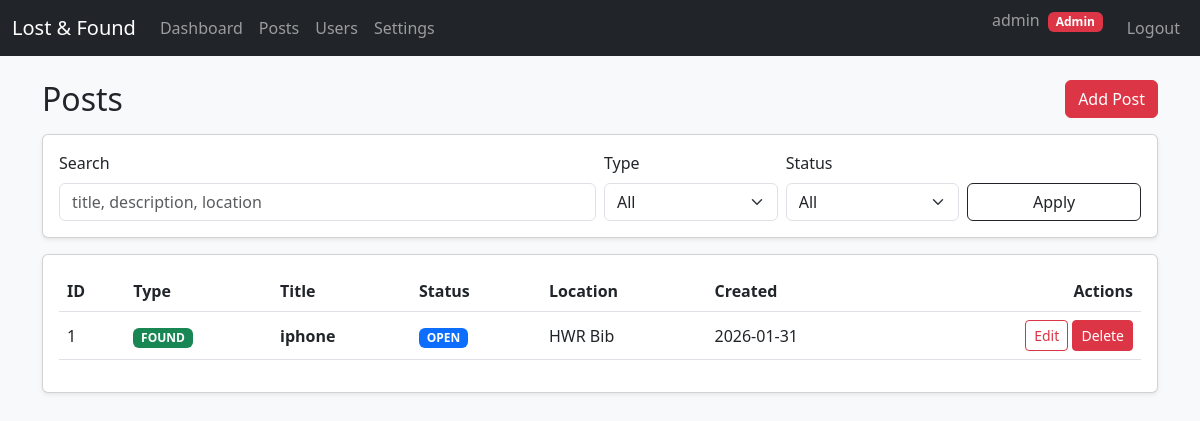
The app's page /admin/posts (signed in) with its own data.
### db.py (models this page shows)
class ItemPost(db.Model):
    __tablename__ = "item_posts"
    id = db.Column(db.Integer, primary_key=True)
    post_type = db.Column(db.String(10), nullable=False)
    title = db.Column(db.String(200), nullable=False)
    description = db.Column(db.Text, nullable=False)
    location = db.Column(db.String(200))
    status = db.Column(db.String(20), default="open")
    created_by = db.Column(db.Integer, db.ForeignKey("users.id"), nullable=False)
    created_at = db.Column(db.DateTime, default=datetime.utcnow)
    creator = db.relationship("User", backref="posts")

### app.py (the view, shortened to what this page needs)
@app.route("/admin/posts")
@admin_required
def admin_posts():
    q = (request.args.get("q") or "").strip()
    post_type = (request.args.get("type") or "").strip().lower()
    status = (request.args.get("status") or "").strip().lower()
    query = ItemPost.query
    if post_type in ("lost", "found"):
        query = query.filter_by(post_type=post_type)
    if status in ("open", "claimed", "closed"):
        query = query.filter_by(status=status)
    posts = query.order_by(ItemPost.created_at.desc()).all()
    return render_template("admin/posts.html", posts=posts, q=q, filter_type=post_type, filter_status=status)

### app.py (called while the page is built)
def admin_required(f):
    from functools import wraps
    @wraps(f)
    def wrapper(*args, **kwargs):
        if "user_id" not in session or not session.get("is_admin"):
            return redirect(url_for("admin_login"))
        return f(*args, **kwargs)
    return wrapper

### templates/admin/posts.html (shortened to what this page needs)
{% extends 'base.html' %}
{% block content %}
<div class="d-flex justify-content-between align-items-center mb-3">
  <h2 class="mb-0">Posts</h2>
  <a class="btn btn-danger" href="{{ url_for('admin_posts_new') }}">Add Post</a>
</div>
<div class="card shadow-sm mb-3">
  <div class="card-body">
    <form class="row g-2 align-items-end" method="get">
      <div class="col-md-6">
        <label class="form-label">Search</label>
        <input class="form-control" name="q" value="{{ q }}" placeholder="title, description, location">
      </div>
      <div class="col-md-2">
        <label class="form-label">Type</label>
        <select class="form-select" name="type">
          <option value="" {% if not filter_type %}selected{% endif %}>All</option>
        </select>
      </div>
      <div class="col-md-2">
        <label class="form-label">Status</label>
        <select class="form-select" name="status">
          <option value="" {% if not filter_status %}selected{% endif %}>All</option>
        </select>
      </div>
      <div class="col-md-2 d-grid">
        <button class="btn btn-outline-dark" type="submit">Apply</button>
      </div>
    </form>
  </div>
</div>
<div class="card shadow-sm">
  <div class="card-body">
    {% if posts and posts|length > 0 %}
      <div class="table-responsive">
        <table class="table table-hover align-middle">
          <thead>
            <tr>
              <th>ID</th>
              <th>Type</th>
              <th>Title</th>
              <th>Status</th>
              <th>Location</th>
              <th>Created</th>
              <th class="text-end">Actions</th>
            </tr>
          </thead>
          <tbody>
            {% for post in posts %}
              <tr>
                <td>{{ post.id }}</td>
                <td>
                  {% if post.post_type == "lost" %}
                    <span class="badge text-bg-warning">LOST</span>
                  {% else %}
                    <span class="badge text-bg-success">FOUND</span>
                  {% endif %}
                </td>
                <td class="fw-semibold">{{ post.title }}</td>
                <td>
                  {% if post.status == "open" %}
                    <span class="badge text-bg-primary">OPEN</span>
                  {% elif post.status == "claimed" %}
                    <span class="badge text-bg-info">CLAIMED</span>
                  {% else %}
                    <span class="badge text-bg-secondary">CLOSED</span>
                  {% endif %}
                </td>
                <td>{{ post.location or "-" }}</td>
                <td>{{ post.created_at.strftime("%Y-%m-%d") }}</td>
                <td class="text-end">
                  <a class="btn btn-sm btn-outline-danger"
                     href="{{ url_for('admin_posts_edit', post_id=post.id) }}">
                    Edit
                  </a>
                  <form method="post"
                        action="{{ url_for('admin_posts_delete', post_id=post.id) }}"
                        class="d-inline">
                    <button class="btn btn-sm btn-danger"
                            type="submit"
                            onclick="return confirm('Delete this post?');">
                      Delete
                    </button>
                  </form>
                </td>
              </tr>
            {% endfor %}
          </tbody>
        </table>
      </div>
    {% else %}
      <div class="text-center py-4">
        <h5 class="mb-2">No posts yet</h5>
        <p class="text-muted mb-3">Create the first lost/found post.</p>
        <a class="btn btn-danger" href="{{ url_for('admin_posts_new') }}">Add Post</a>
      </div>
    {% endif %}
  </div>
</div>
{% endblock %}

### records on screen
ItemPost: id "1", post_type "FOUND", title "iphone", status "OPEN", location "HWR Bib", created_at "2026-01-31"

### other values on screen
{{ session.get('username') }} "admin"
